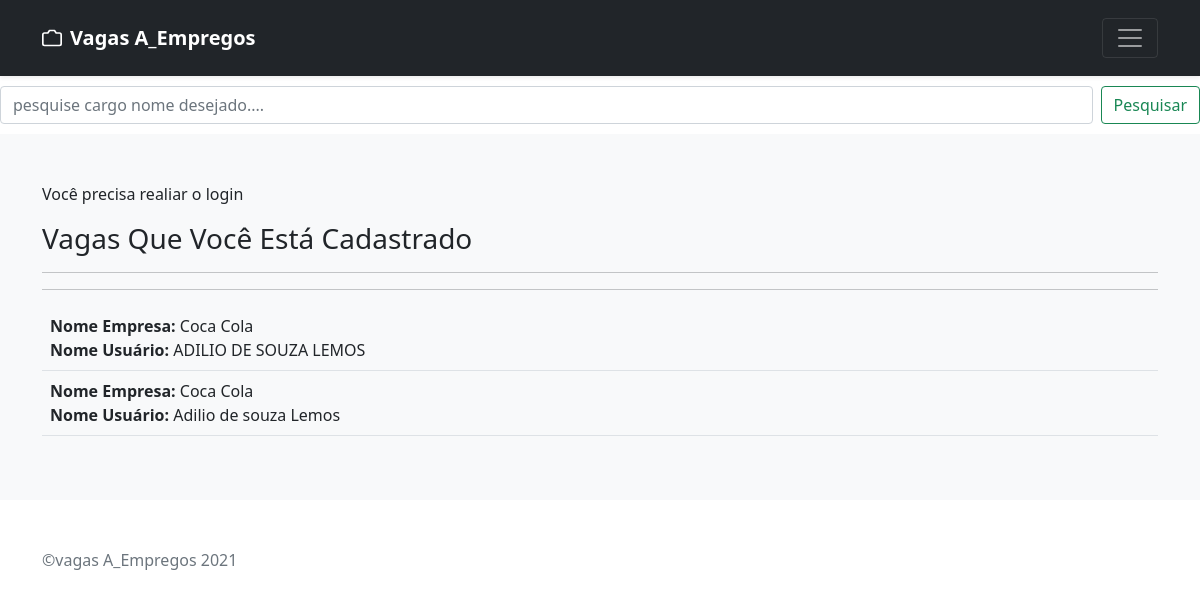
Page /listar_candidato on the committed database.
### emprego/models.py (models this page shows, shortened)
class Candidato(models.Model):
        empresa = models.ForeignKey(Empresa, on_delete=models.CASCADE, verbose_name="Empresa")
        usuario = models.ForeignKey(Usuario, on_delete=models.CASCADE, verbose_name="Usuario")

class Empresa(models.Model):
        nome_empresa = models.CharField(max_length=200)
        imagem_empresa = models.ImageField(upload_to='emprego/media', blank=True)
        descricao_empresa = models.TextField(max_length=200)
        cargo_oferecido = models.TextField(max_length=50)
        descricao_cargo = models.TextField(max_length=100)
        cidade_cargo = models.TextField(max_length=50)
        salario_oferecido = models.TextField()
        data_inicio = models.TextField(max_length = 20)
        data_encerramento = models.TextField(max_length = 20)
        def __str__(self):
                return self.nome_empresa

class Usuario(models.Model):
        nome_usuario = models.CharField(max_length=200)
        cpf_usuario = models.TextField(max_length=15)
        telefone_usuario = models.TextField(max_length=15)
        cidade_usuario = models.TextField(max_length=100)
        bairro_usuario = models.TextField(max_length=100)
        rua_usuario = models.TextField(max_length=100)
        numero_usuario = models.TextField(max_length=10)
        email_usuario = models.TextField(max_length=50)
        senha_usuario = models.TextField(max_length=10)
        def __str__(self):
                return self.nome_usuario

### emprego/views.py (the view)
# urls.py: path('listar_candidato', views.listar_candidato, name='listar_candidato'),
def listar_candidato(request):
        candidatos = Candidato.objects.all()
        return render(request, 'emprego/listar_candidato.html', {'candidatos':candidatos})

### emprego/templates/emprego/listar_candidato.html (shortened to what this page needs)
{% extends 'emprego/base.html' %}
{% block content %}
    {% if user.is_authenticated %}
      <h5>Seja Bem Vindo,  {{user.username}}</h5>
    {% else %}
      <p>Você precisa realiar o login</p>
    {% endif %}
    <h3>Vagas Que Você Está Cadastrado</h3>
    <table class="table">
        {% for candidato in candidatos %}
         <tr>
            <td>
            <b>Nome Empresa:</b> {{ candidato.empresa }}<br>
            <b>Nome Usuário:</b> {{ candidato.usuario }}
            </td>
        </tr>
            <hr>
        {% endfor %}
    </table>
{% endblock %}

### rows in the picture
Candidato: empresa "Coca Cola", usuario "ADILIO DE SOUZA LEMOS"
Candidato: empresa "Coca Cola", usuario "Adilio de souza Lemos"
